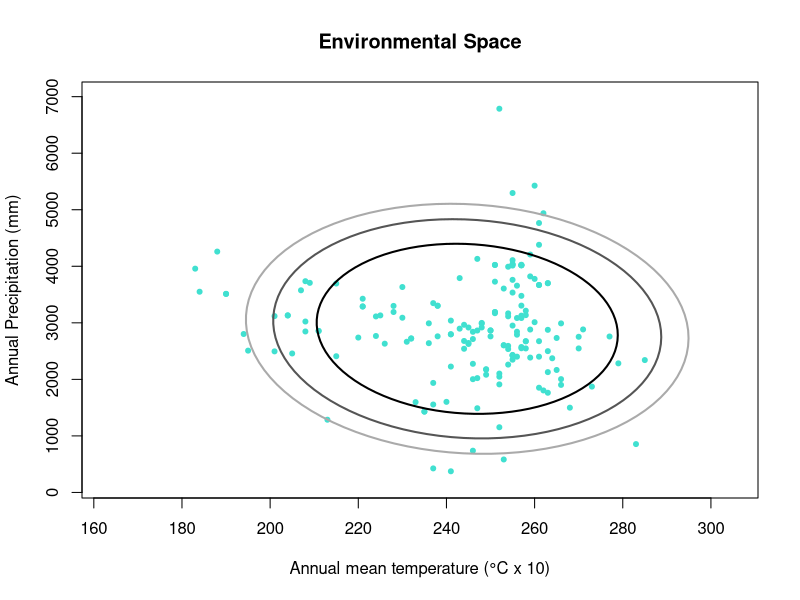

Here is the R script that generated this plot: (Note: this script raises an error after producing the figure.)
## ---- chunk 1
knitr::opts_chunk$set(echo = TRUE)

## ---- chunk 2
e.ellipse <- function(occ, alpha = 0.95, Enames) {
  # calculate mu
  mu1 <- colMeans(occ)
  
  # calculate Sigma
  Sigma1 <- cov(occ)
  
  # create a list
  els <- list()
  
  la <- length(alpha)
  
  for(i in 1:la){
    # create a loop that inputs the ellipses into the empty list based on the 
    # chosen alpha levels (loop repeats for as many alpha levels are put in)
    els[[i]] <- ellipse::ellipse(centre = mu1, x= Sigma1, level = alpha[i])
  }
  # create a scale of grays for the ellipses
  pal <- gray(0:(la - 1)/la)
  
  # define values for xlim and ylim to adjust the margins
  xs <- c(min(occ[,1]) -20, max(occ[,1]) +20)
  ys <- c(min(occ[,2]) -200, max(occ[,2]) +200)
  
  # create a plot that shows the occurences in the environmental space 
  plot(occ[,1], occ[,2], pch=20, col= "turquoise", xlab=Enames[1],
       ylab=Enames[2], main="Environmental Space", xlim = xs, ylim = ys)
  
  # create a loop to write ellipse-lines with different gray colors
  for(i in 1:la){
    lines(els[[i]], col= pal[i], lwd = 2)
  }
  
}
## ---- chunk 3
# read table of occurrences, omit coordinates
species <- read.csv ("./Generated_Data/Threnetes_ruckeri_occ_GE.csv",header=T)[,-(1:2)]
## ---- chunk 4
# mu1 <- colMeans(occ)
## ---- chunk 5
# Sigma1 <- cov(occ)
## ---- chunk 6
names1 <- c("Annual mean temperature (°C x 10)","Annual Precipitation (mm)") 
## ---- chunk 7
alpha1 <- c(0.75, 0.9, 0.95)
## ---- chunk 8
f <- e.ellipse(occ = species, alpha = alpha1, Enames = names1)

## ---- chunk 9
knitr::include_graphics("Images/Threnetes_ESpace_ellipses.png")
## ---- chunk 10
species2 <- read.csv("./Generated_Data/Catasticta_nimbice_occ_GE.csv",header=T)[,-(1:2)]
names2 <- c("Annual mean temperature (°C x 10)","Annual Precipitation (mm)") 

## ---- chunk 11
alpha2 <- seq(0,1,by = 0.1)
## ---- chunk 12
f2 <- e.ellipse(occ = species2 , alpha = alpha2, Enames = names2)
## ---- chunk 13
knitr::include_graphics("Images/Catasticta_ESpace_ellipses.png")
